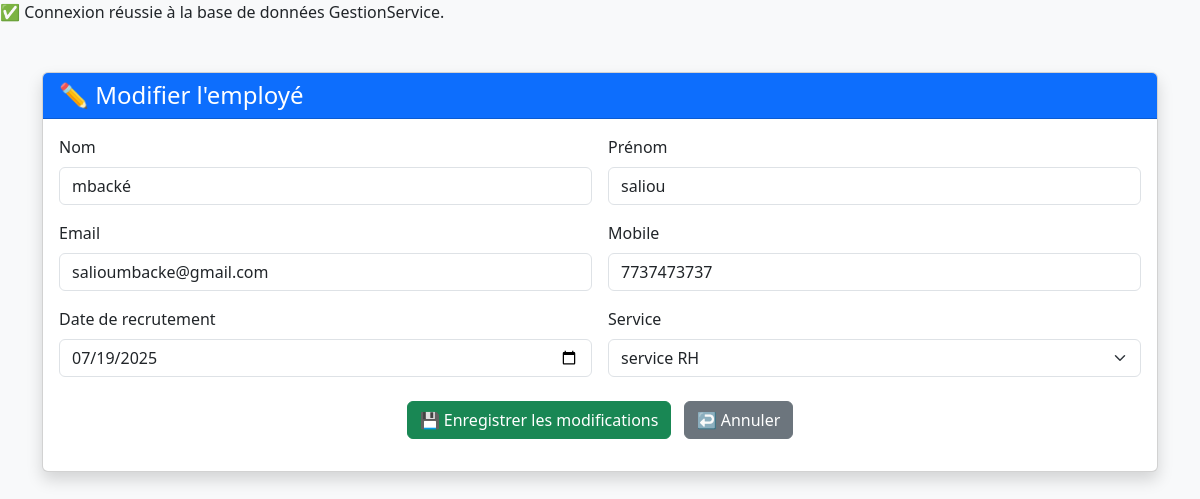
The app's page /interface/modifier.php?id=41 with its own data.
### tables this page shows
CREATE TABLE `personnel` (
  `numero` int(11) NOT NULL,
  `nom` varchar(50) NOT NULL,
  `prenom` varchar(50) NOT NULL,
  `adresse` varchar(200) DEFAULT NULL,
  `email` varchar(100) DEFAULT NULL,
  `num_mobile` varchar(20) DEFAULT NULL,
  `date_recrutement` date NOT NULL,
  `numero_service` int(11) DEFAULT NULL
);

CREATE TABLE `service` (
  `numero_service` int(11) NOT NULL,
  `nom_service` varchar(100) NOT NULL,
  `nombre_employe` int(11) DEFAULT 0
);

### interface/modifier.php (the view, shortened to what this page needs)
<?php
include 'connexion.php';
$id = $_GET['id'] ?? null;
if ($id) {
    $sql = "SELECT * FROM personnel WHERE numero = ?";
    $stmt = $pdo->prepare($sql);
    $stmt->execute([$id]);
    $employe = $stmt->fetch(PDO::FETCH_ASSOC);
    $sqlServices = "SELECT * FROM service";
    $stmtServices = $pdo->query($sqlServices);
    $services = $stmtServices->fetchAll(PDO::FETCH_ASSOC);
}
?>
<!DOCTYPE html>
<html lang="fr">
<head>
    <link href="https://cdn.jsdelivr.net/npm/bootstrap@5.3.3/dist/css/bootstrap.min.css" rel="stylesheet">
</head>
<body class="bg-light">
<div class="container mt-5">
    <?php if (isset($employe) && $employe): ?>
        <div class="card shadow">
            <div class="card-header bg-primary text-white">
                <h4 class="mb-0">✏️ Modifier l'employé</h4>
            </div>
            <div class="card-body">
                <form action="traitement_modifier.php" method="POST" class="row g-3">
                    <div class="col-md-6">
                        <label class="form-label">Nom</label>
                        <input type="text" name="nom" class="form-control" value="<?= htmlspecialchars($employe['nom']) ?>" required>
                    </div>
                    <div class="col-md-6">
                        <label class="form-label">Prénom</label>
                        <input type="text" name="prenom" class="form-control" value="<?= htmlspecialchars($employe['prenom']) ?>" required>
                    </div>
                    <div class="col-md-6">
                        <label class="form-label">Email</label>
                        <input type="email" name="email" class="form-control" value="<?= htmlspecialchars($employe['email']) ?>" required>
                    </div>
                    <div class="col-md-6">
                        <label class="form-label">Mobile</label>
                        <input type="text" name="num_mobile" class="form-control" value="<?= htmlspecialchars($employe['num_mobile']) ?>" required>
                    </div>
                    <div class="col-md-6">
                        <label class="form-label">Date de recrutement</label>
                        <input type="date" name="date_recrutement" class="form-control" value="<?= htmlspecialchars($employe['date_recrutement']) ?>" required>
                    </div>
                    <div class="col-md-6">
                        <label class="form-label">Service</label>
                        <select name="numero_service" class="form-select">
                            <?php foreach ($services as $service): ?>
                                <option value="<?= $service['numero_service'] ?>" <?= ($service['numero_service'] == $employe['numero_service']) ? 'selected' : '' ?>>
                                    <?= htmlspecialchars($service['nom_service']) ?>
                                </option>
                            <?php endforeach; ?>
                        </select>
                    </div>
                    <div class="col-12 text-center mt-4">
                        <button type="submit" class="btn btn-success">💾 Enregistrer les modifications</button>
                        <a href="index.php" class="btn btn-secondary ms-2">↩️ Annuler</a>
                    </div>
                </form>
            </div>
        </div>
    <?php endif; ?>
</div>
</body>
</html>

### records on screen
personnel: nom "mbacké", prenom "saliou", email "salioumbacke@gmail.com", num_mobile "7737473737", date_recrutement "07/19/2025", numero_service "service RH"
